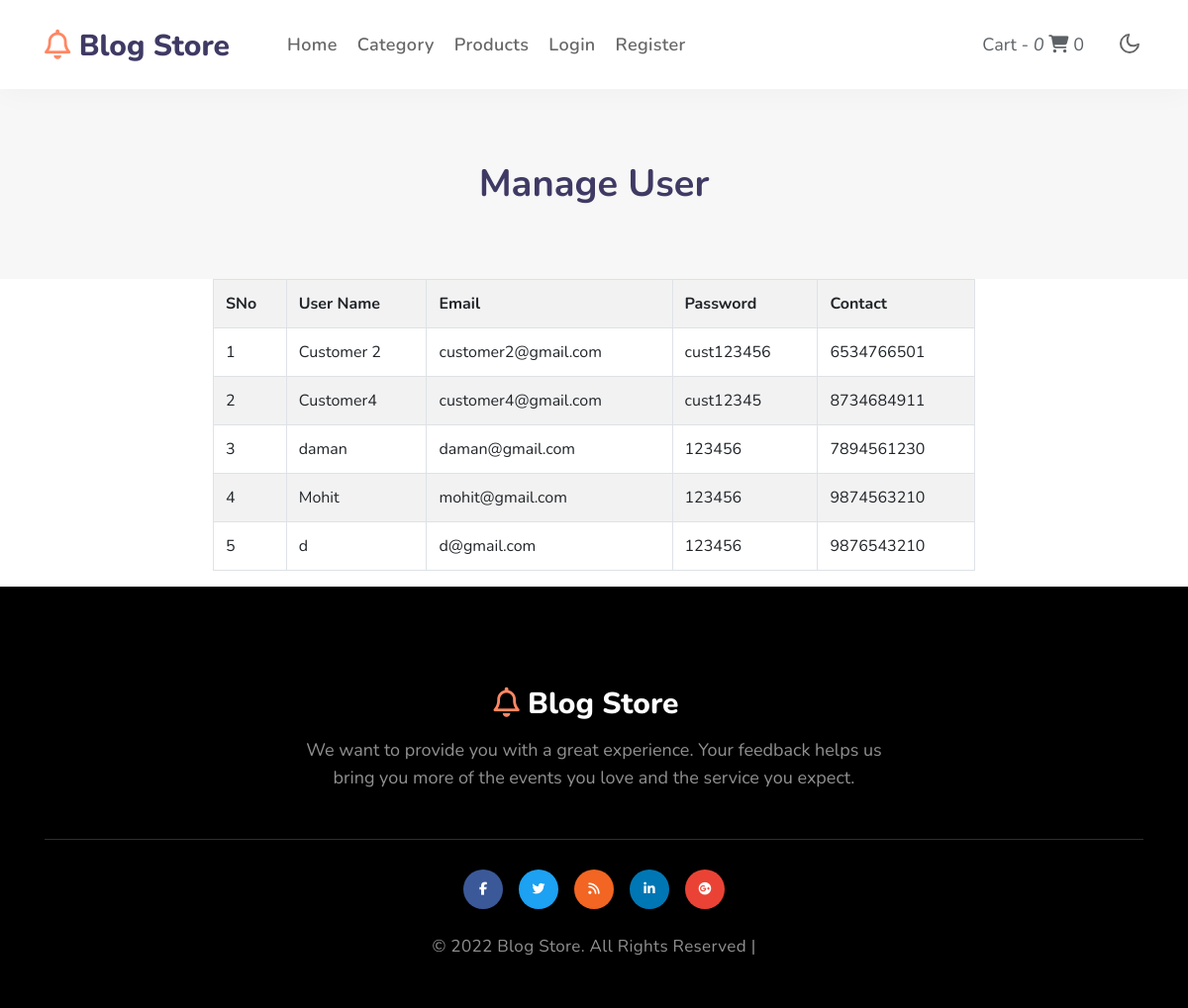
Screenshot of /manage_user.php with the database file from the repository.
### tables this page shows
CREATE TABLE `create_account` (
  `id` int(10) NOT NULL,
  `user_name` varchar(100) NOT NULL,
  `user_email` varchar(100) NOT NULL,
  `password` varchar(100) NOT NULL,
  `contact` bigint(10) NOT NULL,
  `status` varchar(20) NOT NULL,
  `created_at` timestamp NOT NULL DEFAULT current_timestamp() ON UPDATE current_timestamp()
);

### manage_user.php (the view, shortened to what this page needs)
<?php
include_once( 'header.php' );
?>
<div class="w3l-about-breadcrumb w3l-search-results py-5 text-center">
    <div class="container py-lg-4 py-md-3">
        <h3 class="title-big">Manage User</h3>
    </div>
</div>
<div class = 'container-fluid'>
<div class = 'row'>
<div class = 'col-md-2'></div>
<div class = 'col-md-8'>
<table class = 'table table-bordered table-hover table-striped'>
<tr>
<th>SNo</th>
<th>User Name</th>
<th>Email</th>
<th>Password</th>
<th>Contact</th>
</tr>
<?php
$sno = 1;
include( 'config.php' );
$query = 'SELECT * FROM `create_account`';
$result = mysqli_query( $conn, $query );
while( $row = mysqli_fetch_array( $result ) )
{
    echo '<tr>';
    echo '<td>'.$sno.'</td>';
    echo '<td>'.$row[ 'user_name' ].'</td>';
    echo '<td>'.$row[ 'user_email' ].'</td>';
    echo '<td>'.$row[ 'password' ].'</td>';
    echo '<td>'.$row[ 'contact' ].'</td>';
    echo '</tr>';
    $sno++;
}
?>
</table>
</div>
<div class = 'col-md-2'></div>
</div>
</div>
<?php
include_once( 'footer.php' );
?>

### rows the page displays
create_account: user_name "Customer 2", user_email "customer2@gmail.com", password "cust123456", contact "6534766501"
create_account: user_name "Customer4", user_email "customer4@gmail.com", password "cust12345", contact "8734684911"
create_account: user_name "daman", user_email "daman@gmail.com", password "123456", contact "7894561230"
create_account: user_name "Mohit", user_email "mohit@gmail.com", password "123456", contact "9874563210"
create_account: user_name "d", user_email "d@gmail.com", password "123456", contact "9876543210"

### other values shown
$t "0"
